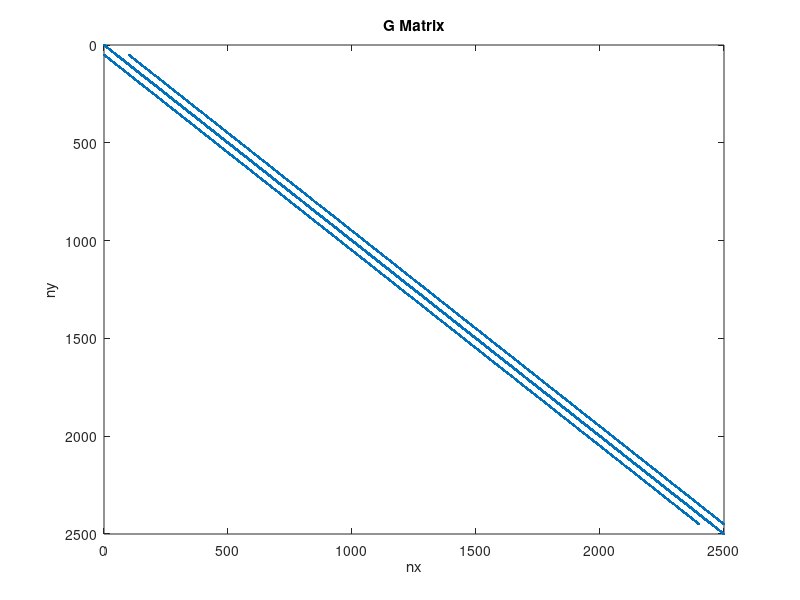
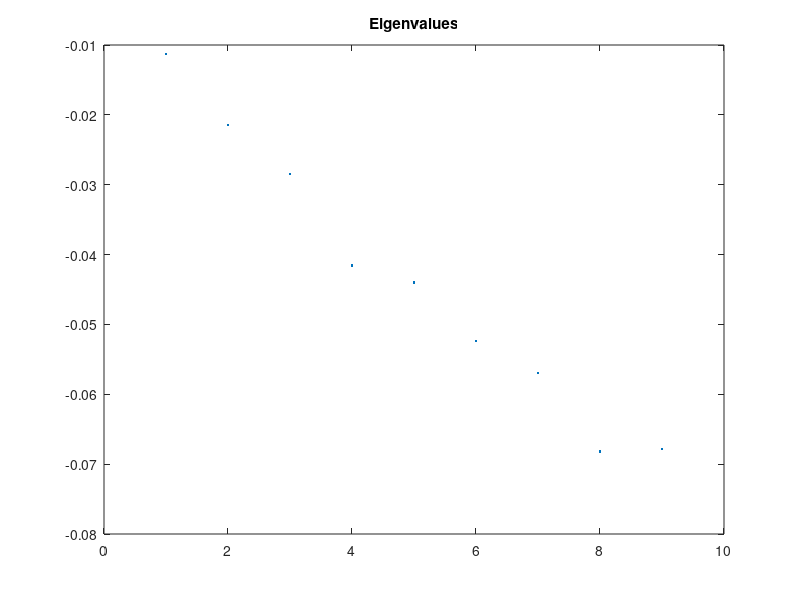
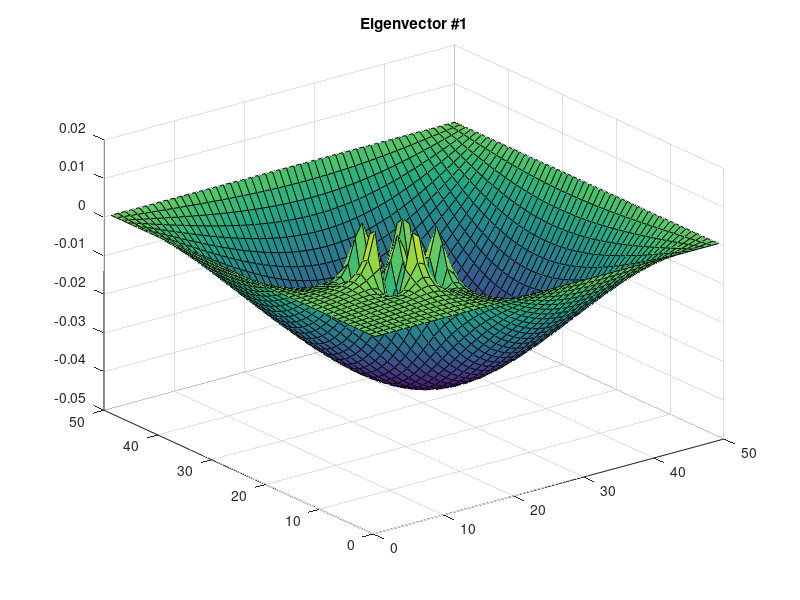
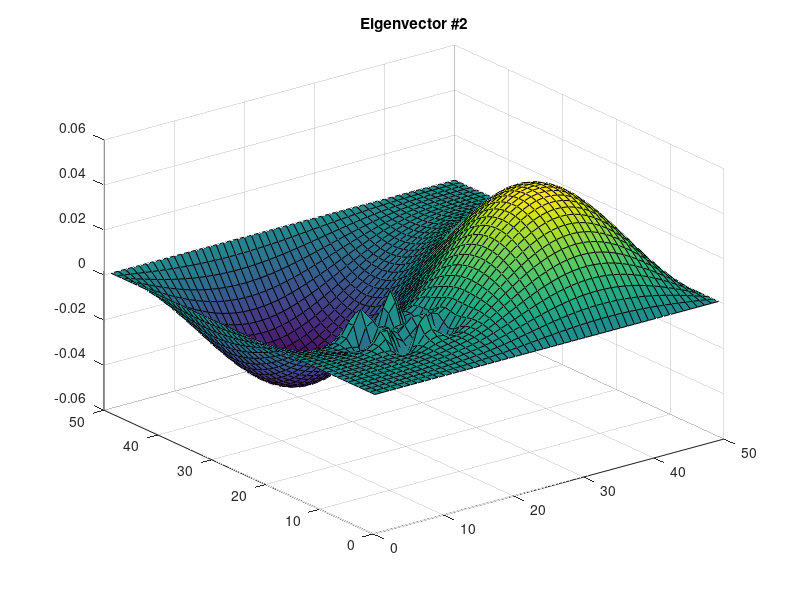

These charts were generated, in order, by the following MATLAB code:
set(0, 'DefaultFigureWindowStyle', 'Docked')

clc
clear
close all

% ELEC 4700 - PA5: Harmonic Waves
% Brandon Schelhaas
% 101036851

% Initialize Variables
nx = 50;
ny = 50;
V = zeros(nx, ny);
G = sparse(nx*nx,ny*ny);

% Boundary Conditions:
% Diagonal = 1, rest = 0

for row = 1:ny
    for col = 1:nx
        % Map the 2D region into a (length*width, 1) vector
        n = row + (col-1)*ny;
        nxm = row + (col-2)*ny;
        nxp = row + (col)*ny;
        nym = (row-1) + (col-1)*ny;
        nyp = (row+1) + (col-1)*ny;
        
        % Note: Note sure if this is correct, but its my best attempt, that
        % seems to "work"... no additional 
        %----------------------------------
        
        % Setup G matrix (equations to use on mapped field), based on FDM
        % Setup BC's (all to 1)
        if row == 1 | row == ny | col == 1 | col == nx
            G(n,n) = 1;
        else % from FDM
            G(n,n) = -4; % Central point
            G(n,nxp) = 1; % col + 1
            G(n,nxm) = 1; % col - 1
            G(n,nyp) = 1; % row + 1
            G(n,nym) = 1; % row - 1  
        end
        
        % Change the material / make the wave propagate faster/slower
        if (col > 10 & col < 20 & row > 10 & row < 20)
            G(n,n) = -2; 
        end
        
        %-------------------------------------
    end
end

% Following lines are referenced from Prof. Smy's code, for ease of
% understanding

% Plot G
figure
spy(G);
title('G Matrix');
xlabel('nx'); ylabel('ny');

% Solve numModes worth of eigenvectors and values
numModes = 9;
[E, D] = eigs(G, numModes, 'SM'); % E = eigenvectors, V = eigenvalues

% Plot eigenvalues
figure
plot(diag(D), '.');
title('Eigenvalues');

% Plot eigenvectors
for vector = 1:numModes
    vec = E(:,vector);
    for row = 1:ny
        for col = 1:nx
            n = col + (row-1)*nx; % Remap the vector back into 2D
            V(row,col) = vec(n);
        end
    end
    figure
    surf(V)
    title(['Eigenvector #', num2str(vector)]);
end